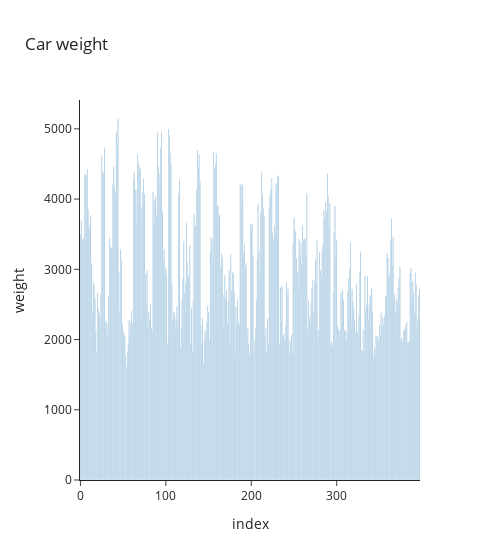

Notebook cell for this chart:
### Markdown cell above
### Bar Chart | Absoulte Frequency | no binning | Variable: weight

### Code cell
fig = px.bar(
    data,
    y='weight',
    width=500,
    title='Car weight',
    )

fig.show()

### Figure 1 — Plotly figure (JSON) as saved in the notebook; plotly's stock layout.template omitted (floating-point values rounded to 4 significant figures; data arrays with more than 128 entries replaced by an {"elided": "..."} marker saying what was removed)
{"data": [{"hovertemplate": "index=%{x}<br>weight=%{y}<extra></extra>", "legendgroup": "", "marker": {"color": "#1F77B4", "pattern": {"shape": ""}}, "name": "", "orientation": "v", "showlegend": false, "textposition": "auto", "type": "bar", "x": {"elided": "398 int values"}, "xaxis": "x", "y": {"elided": "398 int values"}, "yaxis": "y"}], "layout": {"barmode": "relative", "legend": {"tracegroupgap": 0}, "title": {"text": "Car weight"}, "width": 500, "xaxis": {"anchor": "y", "domain": [0, 1], "title": {"text": "index"}}, "yaxis": {"anchor": "x", "domain": [0, 1], "title": {"text": "weight"}}}}
